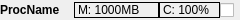
<?xml version="1.0" encoding="UTF-8"?>
<ui version="4.0">
 <class>ProcessWidget</class>
 <widget class="QWidget" name="ProcessWidget">
  <property name="enabled">
   <bool>true</bool>
  </property>
  <property name="geometry">
   <rect>
    <x>0</x>
    <y>0</y>
    <width>240</width>
    <height>20</height>
   </rect>
  </property>
  <property name="sizePolicy">
   <sizepolicy hsizetype="MinimumExpanding" vsizetype="Fixed">
    <horstretch>0</horstretch>
    <verstretch>0</verstretch>
   </sizepolicy>
  </property>
  <property name="minimumSize">
   <size>
    <width>0</width>
    <height>0</height>
   </size>
  </property>
  <property name="maximumSize">
   <size>
    <width>280</width>
    <height>20</height>
   </size>
  </property>
  <property name="windowTitle">
   <string>Process Widget</string>
  </property>
  <property name="locale">
   <locale language="English" country="UnitedKingdom"/>
  </property>
  <layout class="QHBoxLayout" name="horizontalLayout">
   <property name="spacing">
    <number>0</number>
   </property>
   <property name="leftMargin">
    <number>0</number>
   </property>
   <property name="topMargin">
    <number>0</number>
   </property>
   <property name="rightMargin">
    <number>0</number>
   </property>
   <property name="bottomMargin">
    <number>0</number>
   </property>
   <item>
    <widget class="QLabel" name="processName">
     <property name="sizePolicy">
      <sizepolicy hsizetype="MinimumExpanding" vsizetype="Fixed">
       <horstretch>0</horstretch>
       <verstretch>0</verstretch>
      </sizepolicy>
     </property>
     <property name="maximumSize">
      <size>
       <width>16777215</width>
       <height>20</height>
      </size>
     </property>
     <property name="font">
      <font>
       <weight>75</weight>
       <bold>true</bold>
      </font>
     </property>
     <property name="frameShape">
      <enum>QFrame::NoFrame</enum>
     </property>
     <property name="text">
      <string>ProcName</string>
     </property>
    </widget>
   </item>
   <item>
    <widget class="QLabel" name="memState">
     <property name="sizePolicy">
      <sizepolicy hsizetype="MinimumExpanding" vsizetype="Fixed">
       <horstretch>0</horstretch>
       <verstretch>0</verstretch>
      </sizepolicy>
     </property>
     <property name="minimumSize">
      <size>
       <width>85</width>
       <height>0</height>
      </size>
     </property>
     <property name="maximumSize">
      <size>
       <width>85</width>
       <height>16777215</height>
      </size>
     </property>
     <property name="frameShape">
      <enum>QFrame::Box</enum>
     </property>
     <property name="text">
      <string>M: 1000MB</string>
     </property>
    </widget>
   </item>
   <item>
    <widget class="QLabel" name="cpuState">
     <property name="sizePolicy">
      <sizepolicy hsizetype="MinimumExpanding" vsizetype="Fixed">
       <horstretch>0</horstretch>
       <verstretch>0</verstretch>
      </sizepolicy>
     </property>
     <property name="minimumSize">
      <size>
       <width>61</width>
       <height>0</height>
      </size>
     </property>
     <property name="maximumSize">
      <size>
       <width>55</width>
       <height>16777215</height>
      </size>
     </property>
     <property name="frameShape">
      <enum>QFrame::Box</enum>
     </property>
     <property name="text">
      <string>C: 100%</string>
     </property>
    </widget>
   </item>
   <item>
    <widget class="QCheckBox" name="checkBox">
     <property name="sizePolicy">
      <sizepolicy hsizetype="Fixed" vsizetype="Fixed">
       <horstretch>0</horstretch>
       <verstretch>0</verstretch>
      </sizepolicy>
     </property>
     <property name="minimumSize">
      <size>
       <width>20</width>
       <height>20</height>
      </size>
     </property>
     <property name="maximumSize">
      <size>
       <width>20</width>
       <height>20</height>
      </size>
     </property>
     <property name="text">
      <string/>
     </property>
    </widget>
   </item>
  </layout>
 </widget>
 <layoutdefault spacing="0" margin="0"/>
 <resources/>
 <connections/>
</ui>
